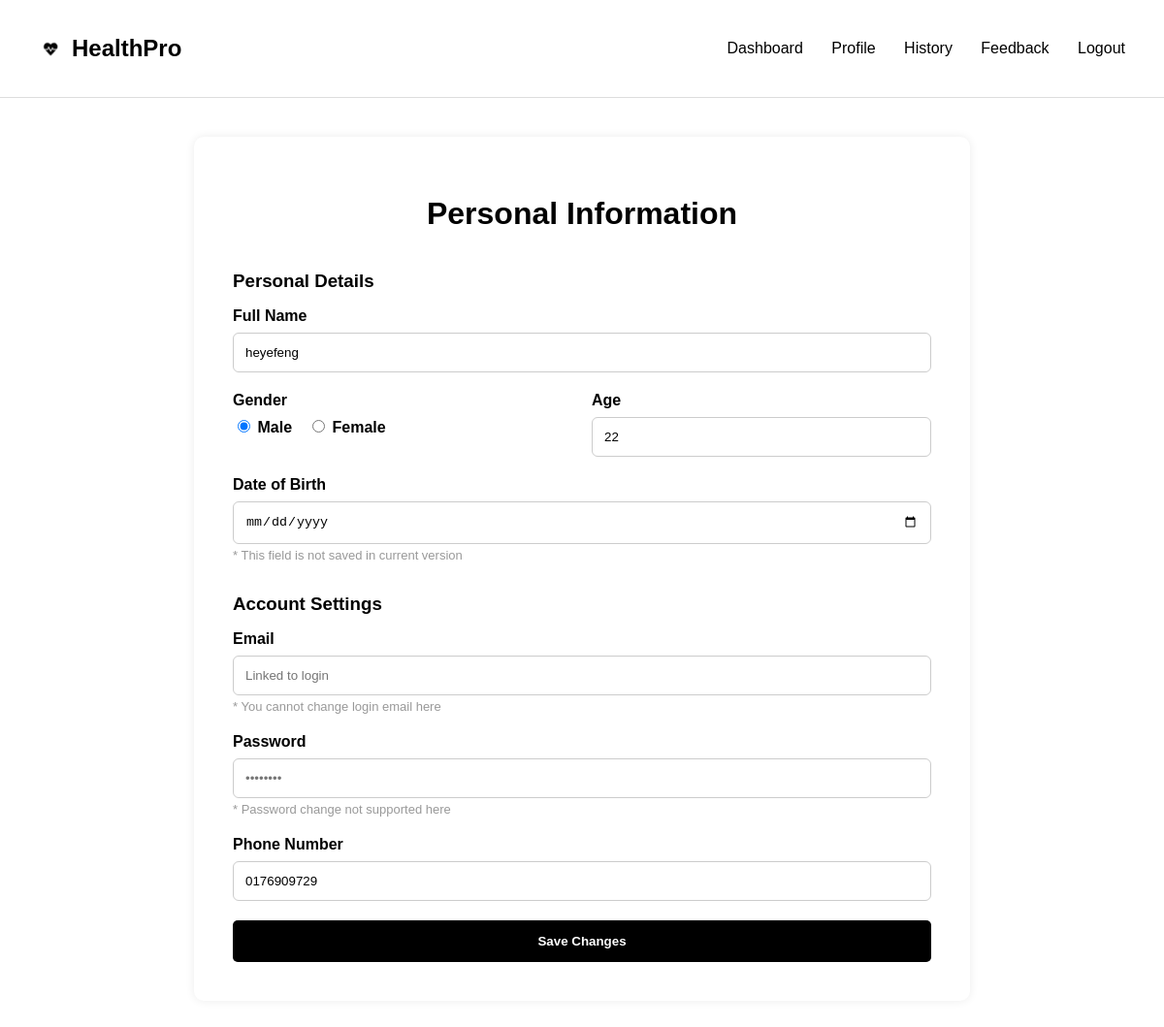
The page /profile (signed in) on the database its author committed.
### diabetes_predictor/backend/app.py (models this page shows)
class Profile(db.Model):
    id = db.Column(db.Integer, primary_key=True)
    user_id = db.Column(db.Integer)
    name = db.Column(db.String(100))
    gender = db.Column(db.String(10))
    age = db.Column(db.Integer)
    contact_info = db.Column(db.String(200))

### diabetes_predictor/backend/app.py (the view, shortened to what this page needs)
@app.route('/profile', methods=['GET', 'POST'])
def profile():
    if 'user' not in session:
        return redirect(url_for('login'))
    user_id = session['user_id']
    profile = Profile.query.filter_by(user_id=user_id).first()
    return render_template('profile.html', profile=profile)

### diabetes_predictor/backend/templates/profile.html (shortened to what this page needs)
<!DOCTYPE html>
<html lang="en">
<head>
</head>
<body>
  <div class="navbar">
    <div class="navbar-left">
      <img src="{{ url_for('static', filename='images/blackheart.png') }}" alt="Logo">
      <h2>HealthPro</h2>
    </div>
    <div class="navbar-right">
      <a href="/">Dashboard</a>
      <a href="/profile">Profile</a>
      <a href="/assessment/history">History</a>
      <a href="/feedbackuser">Feedback</a>
      <a href="/logout">Logout</a>
    </div>
  </div>
  <div class="container">
    <h1>Personal Information</h1>
    <form method="POST" action="/profile">
      <h3>Personal Details</h3>
      <label for="fullname">Full Name</label>
      <input type="text" name="name" id="fullname" value="{{ profile.name if profile else '' }}" required>
      <div class="form-row">
        <div>
          <label>Gender</label>
          <div class="gender-group">
            <label><input type="radio" name="gender" value="Male" {% if profile and profile.gender == 'Male' %}checked{% endif %}> Male</label>
            <label><input type="radio" name="gender" value="Female" {% if profile and profile.gender == 'Female' %}checked{% endif %}> Female</label>
          </div>
        </div>
        <div>
          <label for="age">Age</label>
          <input type="text" name="age" id="age" value="{{ profile.age if profile else '' }}" required>
        </div>
      </div>
      <label for="dob">Date of Birth</label>
      <input type="date" name="dob" id="dob" placeholder="Not saved currently">
      <div class="note">* This field is not saved in current version</div>
      <h3>Account Settings</h3>
      <label for="email">Email</label>
      <input type="email" name="email" id="email" placeholder="Linked to login" readonly>
      <div class="note">* You cannot change login email here</div>
      <label for="password">Password</label>
      <input type="password" name="password" id="password" placeholder="••••••••" readonly>
      <div class="note">* Password change not supported here</div>
      <label for="phone">Phone Number</label>
      <input type="tel" name="contact" id="phone" value="{{ profile.contact_info if profile else '' }}" required>
      <button type="submit" class="submit-btn">Save Changes</button>
    </form>
  </div>
</body>
</html>
</body>
</html>

### diabetes_predictor/backend/templates/profile.html (style rules this page uses)
body { font-family: Arial, sans-serif; margin: 0; padding: 0; background: #fff; }
.navbar { display: flex; justify-content: space-between; align-items: center; padding: 16px 40px; border-bottom: 1px solid #ddd; }
.navbar-left { display: flex; align-items: center; gap: 10px; }
.navbar-left img { width: 24px; }
.navbar-right a { margin-left: 25px; text-decoration: none; color: #000; font-weight: 500; }
.container { max-width: 720px; margin: 40px auto; background-color: #fff; padding: 40px; border-radius: 10px; box-shadow: 0 0 10px rgba(0,0,0,0.08); }
h1 { text-align: center; margin-bottom: 40px; }
h3 { margin-top: 32px; margin-bottom: 16px; }
form label { display: block; margin-bottom: 8px; font-weight: bold; }
form input[type="text"], form input[type="email"], form input[type="password"], form input[type="tel"], form input[type="date"] { width: 100%; padding: 12px; margin-bottom: 20px; border: 1px solid #ccc; border-radius: 6px; box-sizing: border-box; }
.gender-group { display: flex; align-items: center; gap: 16px; margin-bottom: 20px; }
.form-row { display: flex; gap: 20px; }
.form-row > div { flex: 1; }
.submit-btn { width: 100%; padding: 14px; background-color: black; color: white; font-weight: bold; border: none; border-radius: 5px; cursor: pointer; }
.note { font-size: 13px; color: #999; margin-top: -16px; margin-bottom: 20px; }

### rows shown on the page
Profile: name "heyefeng", gender "☑ Male", gender "☐ Female", age "22", contact "0176909729"
